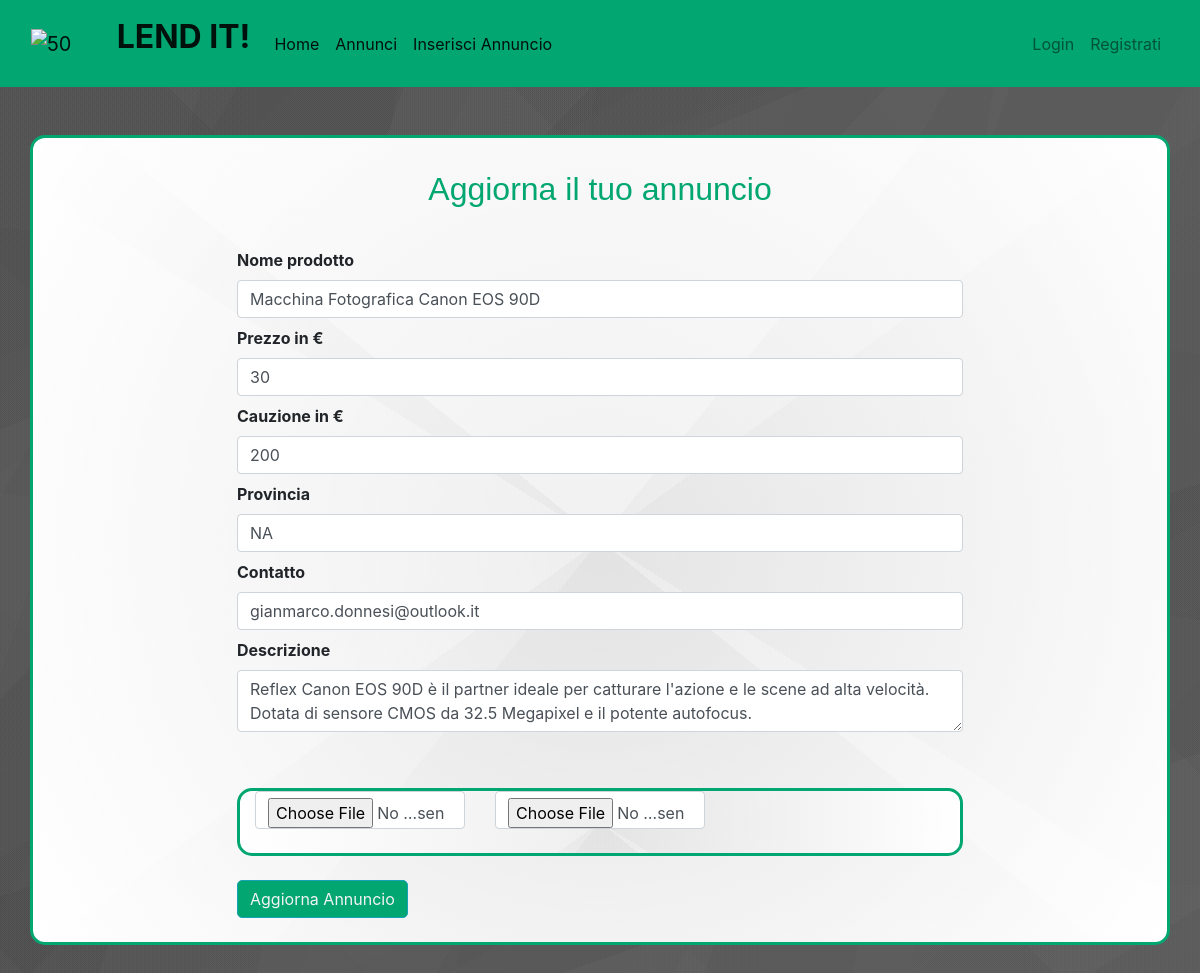
Screenshot of /updateproduct1 with the database file from the repository.
### market/models.py (models this page shows, shortened)
class Item(db.Model):
    __searchable__ = ['name', 'provincia']
    id = db.Column(db.Integer(), primary_key=True)
    name = db.Column(db.String(length=30), nullable=False, unique=True)
    price = db.Column(db.Integer(), nullable=False)
    cauzione = db.Column(db.Integer(), nullable=False)
    provincia = db.Column(db.String(length=2), nullable=False)
    description = db.Column(db.String(length=2000), nullable=False, unique=True)
    contatto = db.Column(db.String(length=60), nullable=False, unique=True)
    owner = db.Column(db.Integer(), db.ForeignKey('user.id'))
    image1 = db.Column(db.String(150), nullable=False)
    image2 = db.Column(db.String(150), nullable=False)

### market/routes.py (the view, shortened to what this page needs)
@app.route('/updateproduct<int:id>', methods=['POST', 'GET'])
def updateproduct(id):
    item = Item.query.get_or_404(id)
    form = Addproducts(request.form)
    form.nome.data = item.name
    form.price.data = item.price
    form.caution.data = item.cauzione
    form.province.data = item.provincia
    form.contact.data = item.contatto
    form.description.data = item.description
    return render_template('aggiorna_annuncio.html', form=form, item=item)

### market/forms.py
class Addproducts(Form):
    nome = StringField('Nome prodotto', [validators.DataRequired()])
    price = IntegerField('Prezzo in €', [validators.DataRequired()])
    caution = IntegerField('Cauzione in €', [validators.DataRequired()])
    province = StringField('Provincia', validators=[Length(max=2), DataRequired()])
    contact = StringField('Contatto', validators=[Length(max=50), DataRequired()])
    description = TextAreaField('Descrizione', validators=[Length(max=180), DataRequired()])
    submit = SubmitField(label='Inserisci Annuncio')
    image_1 = FileField('Prima immagine', validators=[FileRequired(), FileAllowed(['jpg', 'png', 'jpeg'])])
    image_2 = FileField('Seconda immagine', validators=[FileRequired(), FileAllowed(['jpg', 'png', 'jpeg'])])

### market/templates/aggiorna_annuncio.html (shortened to what this page needs)
{% extends 'base.html' %}
{% block content %}
    <div class="container1">
    <br><br>
<div class = "container" >
     <div class="row">
     <div class="col-md-2"></div>
     <div class="col-md-8">
         <br>
         <h2 class="text-center  p-2">Aggiorna il tuo annuncio</h2>
         <br>
         {%  from "_formhelpers.html" import render_field %}
         <form action="" method="POST" enctype="multipart/form-data">
             {{ render_field(form.nome, class="form-control", placeholder="Titolo Annuncio")}}
             {{ render_field(form.price, class="form-control", placeholder="Prezzo P/G")}}
             {{ render_field(form.caution, class="form-control", placeholder="Cauzione")}}
             {{ render_field(form.province, class="form-control", placeholder="Provincia")}}
             {{ render_field(form.contact, class="form-control", placeholder="Contatto (email)")}}
             {{ render_field(form.description, class="form-control", placeholder="Inserisci Descrizione")}}
           <br>
             <br>
             <div class="container">
                 <div class="row">
                     <div class="col-md-4"><input type="file" name="image1" class="form-control"></div>
                     <div class="col-md-4"><input type="file" name="image2" class="form-control"></div>
                 </div>
                 <br>
             </div>
             <button type="submit" class="btn btn-outline-info mt-4">Aggiorna Annuncio</button>
         </form>
<br>
     </div>
</div>
</div>
    </div>
{% endblock content %}

### market/templates/_formhelpers.html (shortened to what this page needs)
{% macro render_field(field) %}
  <dt>{{ field.label }}
  <dd>{{ field(**kwargs)|safe }}
  </dd>
{% endmacro %}>

### rows the page displays
Item: price "30", description "Reflex Canon EOS 90D è il partner ideale per catturare l'azione e le scene ad alta velocità. Dotata di sensore CMOS da 32.5 Megapixel e il potente autofocus."

### other values shown
{{ field.label }} "Nome prodotto Prezzo in € Cauzione in € Provincia Contatto Descrizione"
